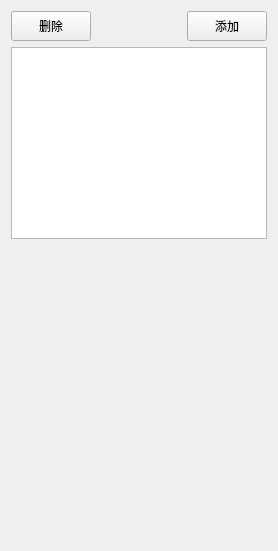
     <widget class="QWidget" name="page_16">
      <layout class="QVBoxLayout" name="verticalLayout_84">
       <item>
        <layout class="QHBoxLayout" name="horizontalLayout_85">
         <item>
          <widget class="QPushButton" name="meterDeleteBtn">
           <property name="minimumSize">
            <size>
             <width>0</width>
             <height>30</height>
            </size>
           </property>
           <property name="font">
            <font>
             <family>微软雅黑</family>
            </font>
           </property>
           <property name="text">
            <string>删除</string>
           </property>
          </widget>
         </item>
         <item>
          <spacer name="horizontalSpacer_33">
           <property name="orientation">
            <enum>Qt::Horizontal</enum>
           </property>
           <property name="sizeHint" stdset="0">
            <size>
             <width>40</width>
             <height>20</height>
            </size>
           </property>
          </spacer>
         </item>
         <item>
          <widget class="QPushButton" name="meterAddBtn">
           <property name="minimumSize">
            <size>
             <width>0</width>
             <height>30</height>
            </size>
           </property>
           <property name="font">
            <font>
             <family>微软雅黑</family>
            </font>
           </property>
           <property name="text">
            <string>添加</string>
           </property>
          </widget>
         </item>
        </layout>
       </item>
       <item>
        <widget class="QTableWidget" name="meterTable"/>
       </item>
       <item>
        <spacer name="verticalSpacer_3">
         <property name="orientation">
          <enum>Qt::Vertical</enum>
         </property>
         <property name="sizeHint" stdset="0">
          <size>
           <width>20</width>
           <height>301</height>
          </size>
         </property>
        </spacer>
       </item>
      </layout>
     </widget>
